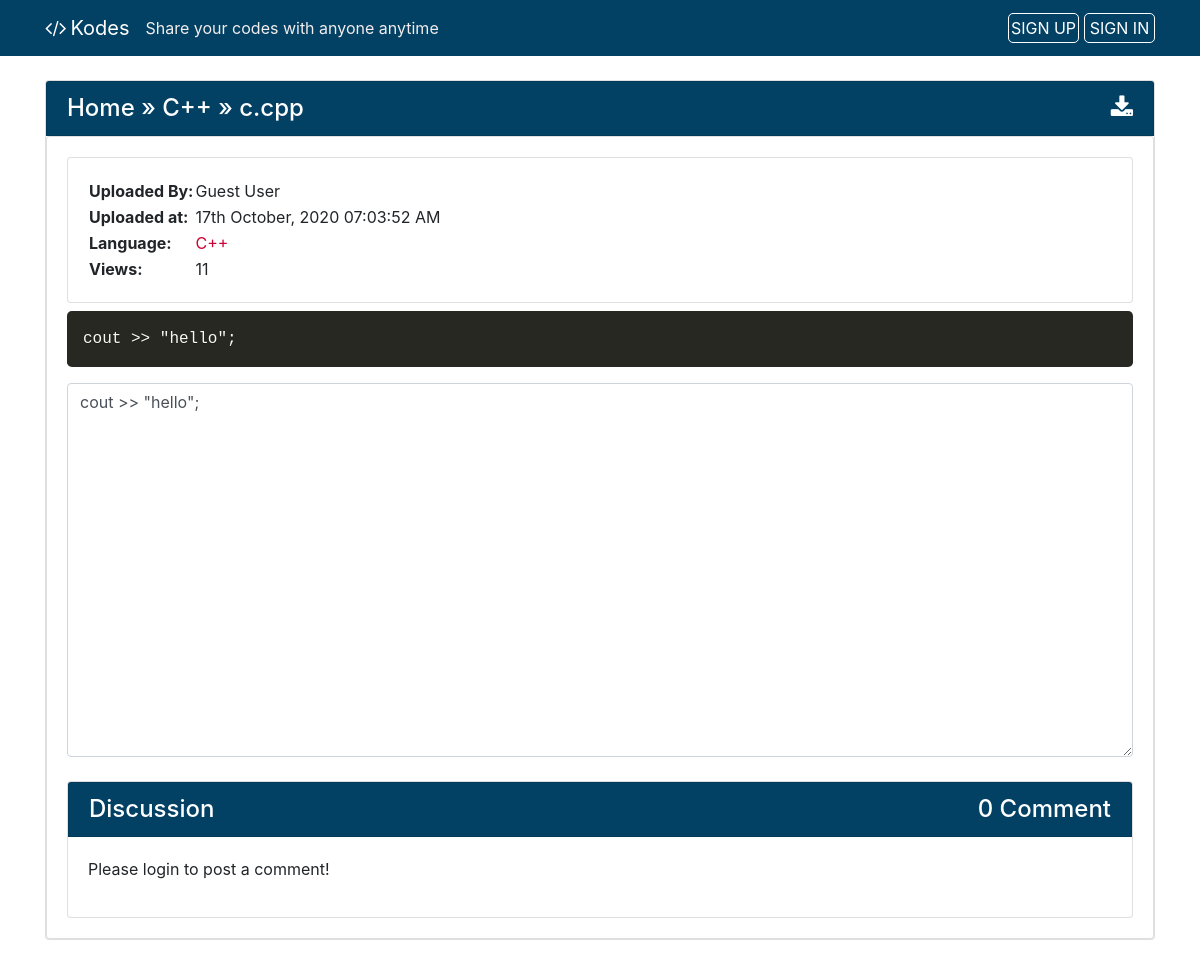
/code/11/, run on the app's committed database.
### codes/models.py (models this page shows, shortened)
class Code(models.Model):
    author = models.ForeignKey(User, on_delete=models.CASCADE, null=True, blank=True)
    created_utc = models.DateTimeField(auto_now_add=True, verbose_name="Created")
    total_views = models.IntegerField(default=0)
    snippet_title = models.CharField(max_length=1000, default="", verbose_name="Title/Filename")
    snippet_body = models.TextField(verbose_name="Code Snippet")
    language = models.ForeignKey(Language, on_delete=models.SET_NULL, null=True)
    is_private = models.BooleanField(default=False, verbose_name="Private")
    password = models.CharField(max_length=1000, default="", blank=True)

class Language(models.Model):
    name = models.CharField(max_length=50, null=False, blank=False)
    language_code = models.IntegerField(default=100, null=False, blank=False)
    is_popular = models.BooleanField(default=False, verbose_name="Popular")
    short_name = models.CharField(max_length=30, null=True, blank=True)
    file_extension = models.CharField(max_length=30, null=True, blank=True)

### codes/views.py (the view)
# urls.py: path('code/<code_id>/', code_view, name="code_view"),
def code_view(request, code_id):
    form = CommentForm()
    try:
        code = Code.objects.get(id=code_id)
        comments = code.comment_set.all()
    except:
        response = render(request, '404.html')
        response.status_code = 404
        return response
    if request.method == "POST":
        form = CommentForm(request.POST)
        if form.is_valid():
            comment = form.save(commit=False)
            comment.author = request.user
            comment.code = code
            comment.save()
            return redirect('code_view', code.id)
    else:
        code.total_views = code.total_views + 1
        code.save()
    context = {
        "code": code,
        "form": form,
        "comments": comments
    }
    return render(request, "codes/code_page.html", context)

### codes/forms.py
class CommentForm(ModelForm):
    class Meta:
        model = Comment
        fields = ['body']

### codes/context_processors.py (called while the page is built)
def sitename_tagline(request):
    context = {
        'SITENAME': settings.SITENAME,
        'TAGLINE': settings.TAGLINE
    }
    return context

### codes/templates/codes/code_page.html (shortened to what this page needs)
{% extends 'codes/base.html' %}
{% load static %}
{% block header_scripts %}
<link rel="stylesheet" href="{% static 'prism/prism.css' %}">
{% endblock header_scripts %}
{% block content %}
<div class="card my-4">
    <div class="card card-header shared-snippet-title" style="padding-bottom: 0px !important">
        <h4 class="card-title card-link breadcumb"><a href="{% url 'home' %}">Home</a> &raquo; <a
                href="{% url 'language_page' code.language.name %}">{{code.language.name}}</a> &raquo; {{code.snippet_title}} <span
                class="float-right"><i class="fa fa-download" aria-hidden="true"></i></span></h4>
    </div>
    <div class="card card-body">
        <div class="card">
            <div class="card-body">
                <table>
                    <tr>
                        <td><b>Uploaded By:</b></td>
                        <td>{{code.author|default:"Guest User"}}</td>
                    </tr>
                    <tr>
                        <td><b>Uploaded at:</b></td>
                        <td>{{code.created_utc|date:"dS F, Y h:i:s A"}}</td>
                    </tr>
                    <tr>
                        <td><b>Language:</b></td>
                        <td><a
                            href="{% url 'language_page' code.language.name %}">{{code.language.name}}</a></td>
                    </tr>
                    <tr>
                        <td><b>Views:</b></td>
                        <td>{{code.total_views}}</td>
                    </tr>
                </table>
            </div>
        </div>
        <pre><code class="language-{{code.language.short_name}}">{{ code.snippet_body }}</code></pre>
        <textarea class="form-control noscroll my-2 mb-4" rows="15">{{ code.snippet_body }}</textarea>
        <div class="card">
            <div class="card card-header shared-snippet-title" style="padding-bottom: 0px !important">
                <h4 class="card-title card-link breadcumb">Discussion
                    <span class="float-right">
                        {% if comments.count > 1 %}
                            {{comments.count}} Comments
                        {% else %}
                            {{comments.count}} Comment
                        {% endif %}
                    </span></h4>
            </div>
            <div class="card-body">
                {% if request.user.is_authenticated %}
                <form method="post" class="mb-3">
                    {% csrf_token %}
                    <div class="form-group">
                        {{form.body}}
                    </div>
                    <input type="submit" value="Post" class="btn btn-success code-submit">
                </form>
                {% else %}
                    <p>Please login to post a comment!</p>
                {% endif %}
            </div>
        </div>
    </div>
</div>
{% endblock content %}

### codes/static/main.css (style rules this page uses)
a { text-decoration: none; color: #c03; }
.card-link.breadcumb a { text-decoration: none; color: white; }
.card.card-header.shared-snippet-title { background-color: #024064; color: #fff; }

### codes/static/prism/prism.css (style rules this page uses)
code[class*="language-"], pre[class*="language-"] { color: #f8f8f2; background: none; text-shadow: 0 1px rgba(0, 0, 0, 0.3); font-family: Consolas, Monaco, 'Andale Mono', 'Ubuntu Mono', monospace; font-size: 1em; text-align: left; white-space: pre; word-spacing: normal; word-break: normal; word-wrap: normal; line-height: 1.5; -moz-tab-size: 4; -o-tab-size: 4; tab-size: 4; -webkit-hyphens: none; -moz-hyphens: none; -ms-hyphens: none; hyphens: none; }
pre[class*="language-"] { padding: 1em; margin: .5em 0; overflow: auto; border-radius: 0.3em; }
:not(pre) > code[class*="language-"], pre[class*="language-"] { background: #272822; }

### data on the page
Code: language.name "C++", snippet_title "c.cpp", author "Guest User", created_utc "17th October, 2020 07:03:52 AM", total_views "11", snippet_body "cout >> \"hello\";"

### other printed values
{{ SITENAME }} "Kodes"
{{ TAGLINE }} "Share your codes with anyone anytime"
{{ comments.count }} "0"
